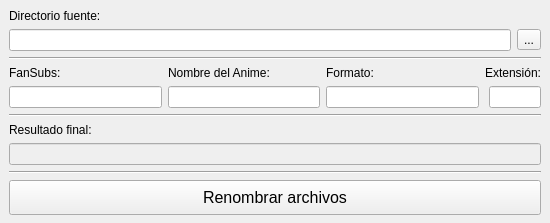
<?xml version="1.0" encoding="UTF-8"?>
<ui version="4.0">
 <class>MainWindow</class>
 <widget class="QMainWindow" name="MainWindow">
  <property name="geometry">
   <rect>
    <x>0</x>
    <y>0</y>
    <width>550</width>
    <height>223</height>
   </rect>
  </property>
  <property name="minimumSize">
   <size>
    <width>550</width>
    <height>223</height>
   </size>
  </property>
  <property name="maximumSize">
   <size>
    <width>550</width>
    <height>223</height>
   </size>
  </property>
  <property name="windowTitle">
   <string>MainWindow</string>
  </property>
  <widget class="QWidget" name="centralwidget">
   <layout class="QVBoxLayout" name="verticalLayout_5">
    <item>
     <layout class="QVBoxLayout" name="verticalLayout_6">
      <item>
       <widget class="QLabel" name="label">
        <property name="text">
         <string>Directorio fuente:</string>
        </property>
       </widget>
      </item>
      <item>
       <layout class="QHBoxLayout" name="horizontalLayout_2">
        <item>
         <widget class="QLineEdit" name="default_folder">
          <property name="text">
           <string/>
          </property>
         </widget>
        </item>
        <item>
         <widget class="QToolButton" name="browse_button">
          <property name="text">
           <string>...</string>
          </property>
         </widget>
        </item>
       </layout>
      </item>
     </layout>
    </item>
    <item>
     <widget class="Line" name="line">
      <property name="orientation">
       <enum>Qt::Horizontal</enum>
      </property>
     </widget>
    </item>
    <item>
     <layout class="QHBoxLayout" name="horizontalLayout">
      <item>
       <layout class="QVBoxLayout" name="verticalLayout">
        <item>
         <widget class="QLabel" name="fansubs_2">
          <property name="text">
           <string>FanSubs:</string>
          </property>
         </widget>
        </item>
        <item>
         <widget class="QLineEdit" name="fansubs"/>
        </item>
       </layout>
      </item>
      <item>
       <layout class="QVBoxLayout" name="verticalLayout_2">
        <item>
         <widget class="QLabel" name="anime_name_2">
          <property name="text">
           <string>Nombre del Anime:</string>
          </property>
         </widget>
        </item>
        <item>
         <widget class="QLineEdit" name="anime_name"/>
        </item>
       </layout>
      </item>
      <item>
       <layout class="QVBoxLayout" name="verticalLayout_3">
        <item>
         <widget class="QLabel" name="Formato_2">
          <property name="text">
           <string>Formato:</string>
          </property>
         </widget>
        </item>
        <item>
         <widget class="QLineEdit" name="Formato"/>
        </item>
       </layout>
      </item>
      <item>
       <layout class="QVBoxLayout" name="verticalLayout_4">
        <item>
         <widget class="QLabel" name="ext_name_2">
          <property name="text">
           <string>Extensión:</string>
          </property>
         </widget>
        </item>
        <item alignment="Qt::AlignRight">
         <widget class="QLineEdit" name="ext_name">
          <property name="maximumSize">
           <size>
            <width>52</width>
            <height>16777215</height>
           </size>
          </property>
         </widget>
        </item>
       </layout>
      </item>
     </layout>
    </item>
    <item>
     <widget class="Line" name="line_2">
      <property name="orientation">
       <enum>Qt::Horizontal</enum>
      </property>
     </widget>
    </item>
    <item>
     <widget class="QLabel" name="label_2">
      <property name="text">
       <string>Resultado final:</string>
      </property>
     </widget>
    </item>
    <item>
     <widget class="QLineEdit" name="final_result">
      <property name="enabled">
       <bool>false</bool>
      </property>
     </widget>
    </item>
    <item>
     <widget class="Line" name="line_3">
      <property name="orientation">
       <enum>Qt::Horizontal</enum>
      </property>
     </widget>
    </item>
    <item>
     <widget class="QPushButton" name="rename_button">
      <property name="minimumSize">
       <size>
        <width>0</width>
        <height>35</height>
       </size>
      </property>
      <property name="font">
       <font>
        <pointsize>12</pointsize>
       </font>
      </property>
      <property name="text">
       <string>Renombrar archivos</string>
      </property>
     </widget>
    </item>
   </layout>
  </widget>
 </widget>
 <resources/>
 <connections/>
</ui>
